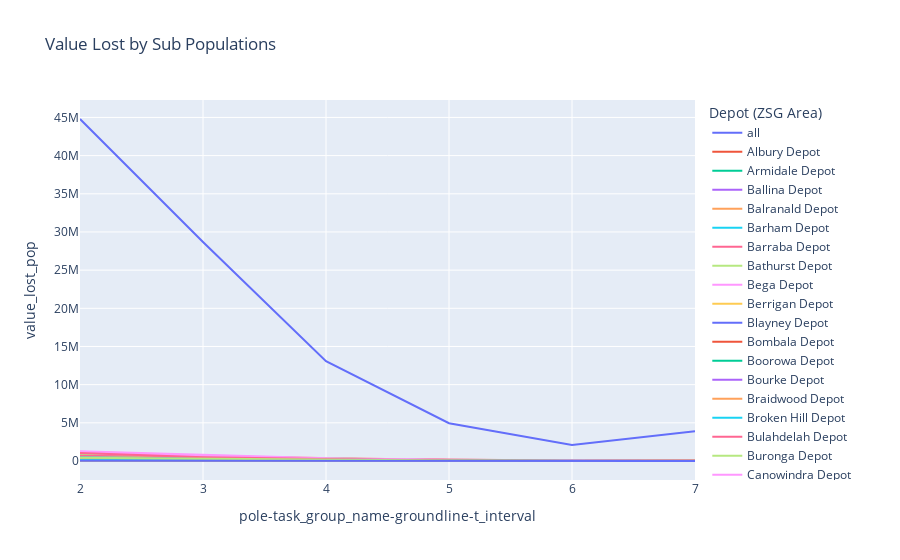

Here is the notebook cell this chart was saved with:
### Code cell
# Plot the results
make_value_lost_fig(df_all, x_axis=x_var, y_axis='value_lost_pop', legend =agg_cols[0])
